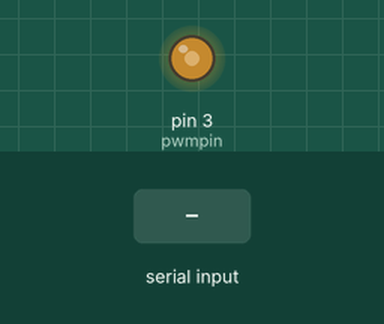
A sketch run on a simulated Arduino Uno, built with avr-gcc and run on an emulated ATmega328P. Shown: output pins drawn as LEDs (lit = HIGH). The inputs (shaded band) are chosen by the test bench.

Above: at 1.2 s.
1.3 s: "90,45\n" received over Serial
At 2.3 s:
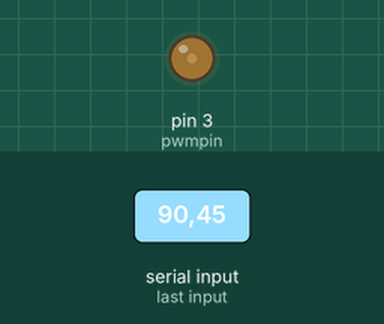
2.8 s: "30,150\n" received over Serial
Timing chart, 0 to 5.8 s (numbered marks = the images above; inputs shaded):
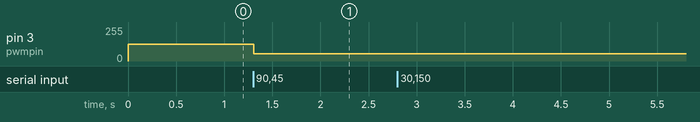

Measured:
- after the input at 1.3 s, pin 3 (pwmpin): 127/255 → 53/255 at once

The sketch:

steering_Arduino_Python.ino
```cpp
int pwmpin = 3;         // select the output pin for the PWM
int val;                // value [0,48]
int dutycycle;          // variable to send the correct pwm value to controller
String str;               //string read from python


void setup() {
  // put your setup code here, to run once:
Serial.begin(9600);
pinMode (pwmpin , OUTPUT);
analogWrite(pwmpin,127); // when restart, send steering to 0 deg
}

void loop() {
    // put your main code here, to run repeatedly:

  if(Serial.available()>0){
    str = Serial.read();
    val=str.toInt();
    dutycycle = map(val,0,48,0,255);
    analogWrite(pwmpin,dutycycle);
  }
}
```
